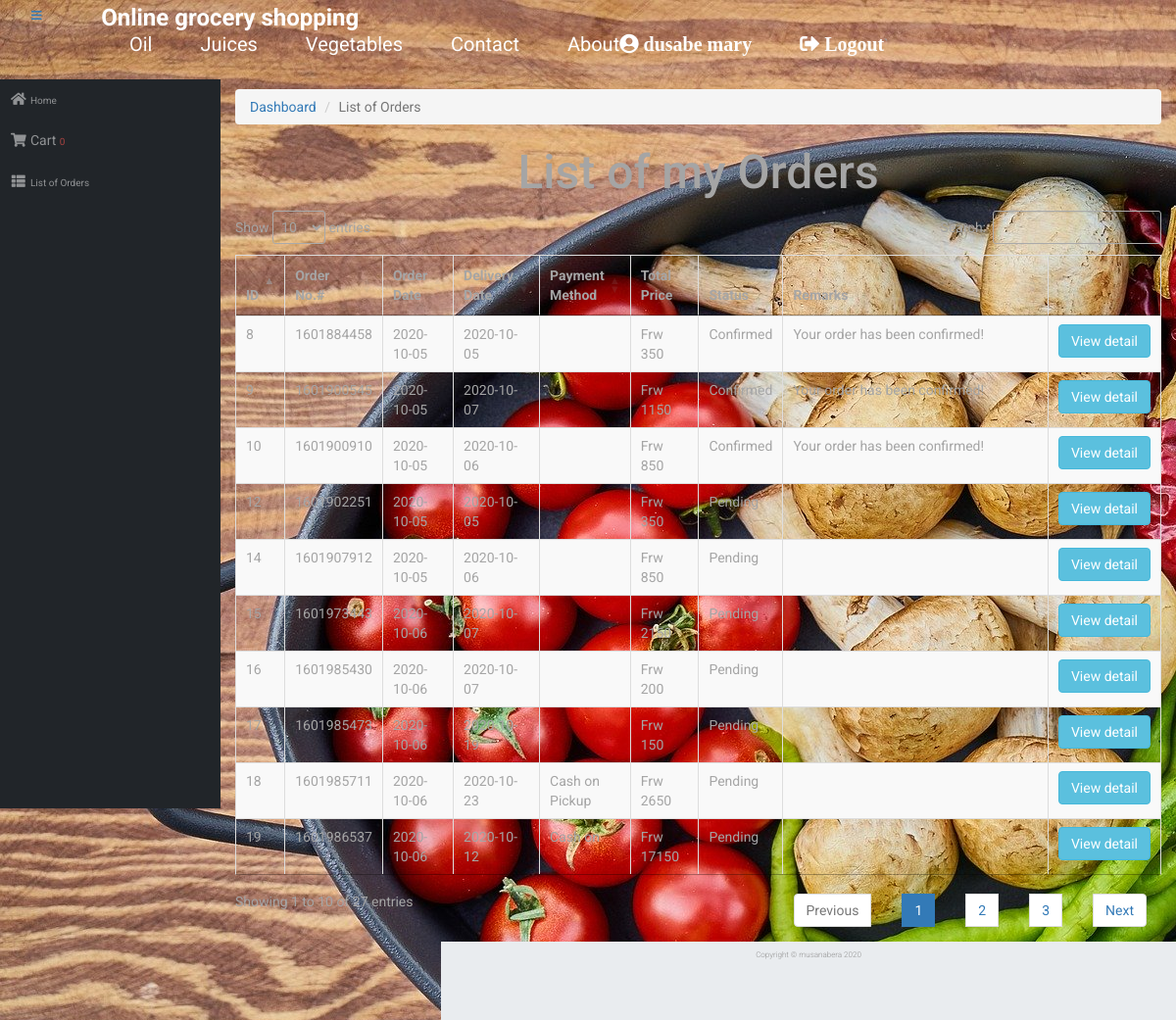
The page /order.php (signed in) on the database its author committed.
### tables this page shows
CREATE TABLE `tbltransacdetail` (
  `detail_id` int(11) NOT NULL,
  `transac_code` int(11) NOT NULL,
  `date` datetime(6) NOT NULL,
  `customer_id` int(11) NOT NULL,
  `deliveryfee` int(11) NOT NULL,
  `pay_met` varchar(30) NOT NULL,
  `totalprice` int(11) NOT NULL,
  `status` varchar(200) NOT NULL,
  `remarks` text NOT NULL,
  `delivery_date` datetime(6) NOT NULL,
  `delivery_address` text NOT NULL
);

### order.php (the view, shortened to what this page needs)
<?php include('includes/connection.php');?>
<?php include 'includes/header.php'; ?>
<?php include 'includes/sidebar.php'; ?>
          <ol class="breadcrumb">
            <li class="breadcrumb-item">
              <a href="#">Dashboard</a>
            </li>
            <li class="breadcrumb-item active">List of Orders</li>
          </ol>
          <div class="card mb-3">
            <div class="card-header">
             <center> <div class="border" style="width: 500px"><h1>List of my Orders</h1></div></center>
            <div class="card-body">
              <div class="table-responsive">
                            <table class="table table-bordered table-hover table-striped" id="dataTable" width="100%" cellspacing="0">
                                <thead>
                                    <tr>
                                        <th>ID</th>
                                        <th>Order No.#</th>
                                        <th>Order Date</th>
                                        <th>Delivery Date</th>
                                        <th>Payment Method</th>
                                        <th>Total Price</th>
                                        <th>Status</th>
                                        <th width="250">Remarks</th>
                                        <th></th>
                                    </tr>
                                </thead>
                                <tbody>
                                  <?php
                $query = "SELECT * FROM tbltransacdetail  WHERE customer_id='".$_SESSION['cid']."'";
                    $result = mysqli_query($db, $query) or die (mysqli_error($db));
                        while ($row = mysqli_fetch_assoc($result)) {
                            echo '<tr>';
                            echo '<td>'. $row['detail_id'].'</td>';
                            echo '<td>'. $row['transac_code'].'</td>';
                           echo '<td>'. substr($row['date'], 0, -16).'</td>';
                           echo '<td>'. substr($row['delivery_date'], 0, -16).'</td>';
                           echo '<td>'. $row['pay_met'].'</td>';
                            echo '<td>Frw '. $row['totalprice'].'</td>';
                            echo '<td>'. $row['status'].'</td>';
                            echo '<td>'. $row['remarks'].'</td>';
                            echo '<td>  ';
                            echo '<center> <a class="btn btn-info" title="View list Of Ordered" href="orderdetail.php?id='. $row['transac_code'].'">View detail</a> </center></td>';
                            echo '</tr> ';
                }
            ?>
                                </tbody>
                            </table>
                        </div>
            </div>
          </div>
        </div>
<?php include 'includes/footer.php'; ?>

### css/sb-admin.css (style rules this page uses)
html { position: relative; min-height: 100%; }
body { height: 100%; }
:root { --input-padding-x: 0.75rem; --input-padding-y: 0.75rem; }

### css/main_styles.css (style rules this page uses)
* { margin: 0; padding: 0; -webkit-font-smoothing: antialiased; -webkit-text-shadow: rgba(0,0,0,.01) 0 0 1px; text-shadow: rgba(0,0,0,.01) 0 0 1px; }
body { font-family: 'Roboto', sans-serif; font-size: 14px; font-weight: 400; background: #FFFFFF; color: #a5a5a5; background-image:url('intro-bg_11.jpg'); }
div { display: block; position: relative; -webkit-box-sizing: border-box; -moz-box-sizing: border-box; box-sizing: border-box; }
a { -webkit-transition: all 200ms ease; -moz-transition: all 200ms ease; -ms-transition: all 200ms ease; -o-transition: all 200ms ease; transition: all 200ms ease; }
a, a:hover, a:visited, a:active, a:link { text-decoration: none; -webkit-font-smoothing: antialiased; -webkit-text-shadow: rgba(0,0,0,.01) 0 0 1px; text-shadow: rgba(0,0,0,.01) 0 0 1px; }
h1 { font-size: 48px; }
h1, h2, h3, h4, h5, h6 { font-family: 'Roboto', sans-serif; -webkit-font-smoothing: antialiased; -webkit-text-shadow: rgba(0,0,0,.01) 0 0 1px; text-shadow: rgba(0,0,0,.01) 0 0 1px; line-height: 1.2; }

### css/style.css (style rules this page uses)
html { min-height:100%; position:relative; }

### rows shown on the page
tbltransacdetail: detail_id "8", transac_code "1601884458", date "2020-10-05", delivery_date "2020-10-05", totalprice "350", status "Confirmed", remarks "Your order has been confirmed!"
tbltransacdetail: detail_id "9", transac_code "1601900545", date "2020-10-05", delivery_date "2020-10-07", totalprice "1150", status "Confirmed", remarks "Your order has been confirmed!"
tbltransacdetail: detail_id "10", transac_code "1601900910", date "2020-10-05", delivery_date "2020-10-06", totalprice "850", status "Confirmed", remarks "Your order has been confirmed!"
tbltransacdetail: detail_id "12", transac_code "1601902251", date "2020-10-05", delivery_date "2020-10-05", totalprice "350", status "Pending"
tbltransacdetail: detail_id "14", transac_code "1601907912", date "2020-10-05", delivery_date "2020-10-06", totalprice "850", status "Pending"
tbltransacdetail: detail_id "15", transac_code "1601973443", date "2020-10-06", delivery_date "2020-10-07", totalprice "2150", status "Pending"
tbltransacdetail: detail_id "16", transac_code "1601985430", date "2020-10-06", delivery_date "2020-10-07", totalprice "200", status "Pending"
tbltransacdetail: detail_id "17", transac_code "1601985473", date "2020-10-06", delivery_date "2020-10-19", totalprice "150", status "Pending"
tbltransacdetail: detail_id "18", transac_code "1601985711", date "2020-10-06", delivery_date "2020-10-23", pay_met "Cash on Pickup", totalprice "2650", status "Pending"
tbltransacdetail: detail_id "19", transac_code "1601986537", date "2020-10-06", delivery_date "2020-10-12", pay_met "Cash on", totalprice "17150", status "Pending"

### other values the page prints
$_SESSION['C_FNAME'] "dusabe"
$_SESSION['C_LNAME'] "mary"
$cart "0"
